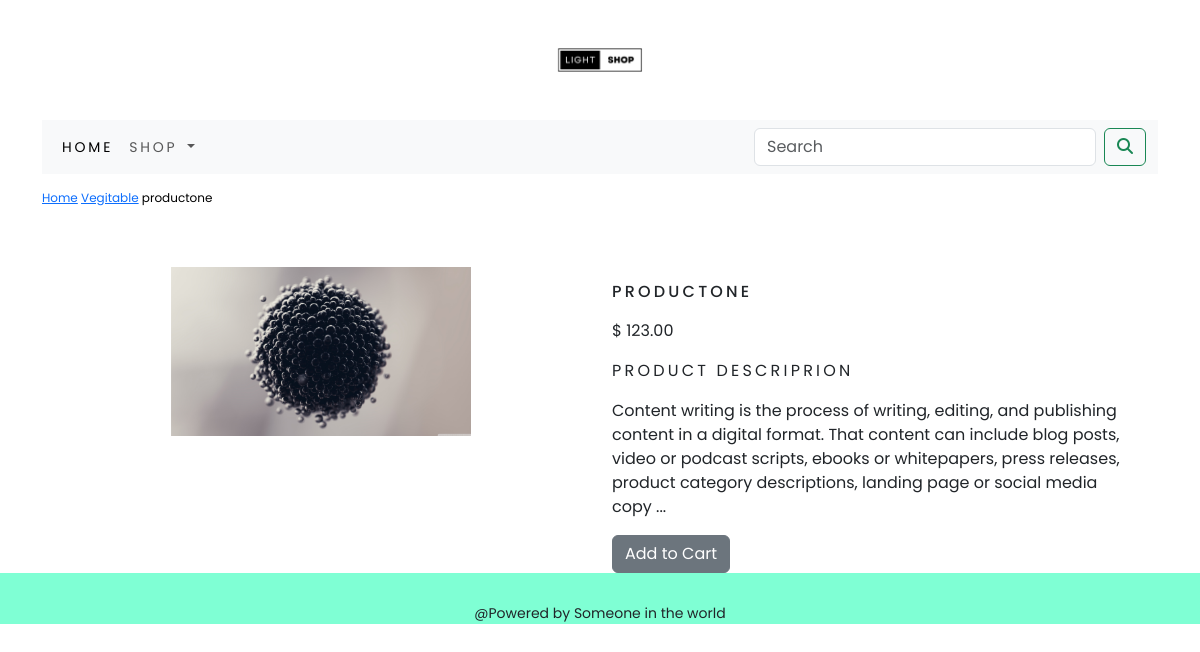
/shop/vegitable/productone/, run on the app's committed database.
### shopapp/models.py (models this page shows, shortened)
class Product(models.Model):
    name = models.CharField(max_length=250,unique=True)
    slug = models.SlugField(max_length=250,unique=True)
    desc = models.TextField(blank=True)
    price = models.DecimalField(max_digits=10,decimal_places=2)
    category = models.ForeignKey(Category,on_delete=models.CASCADE)
    image = models.ImageField(upload_to='product',blank=True)
    stock = models.IntegerField()
    available = models.BooleanField(default=True)
    created = models.DateTimeField(auto_now_add=True)
    updated = models.DateTimeField(auto_now=True)
    class meta:
        ordering = ('name',)
        verbose_name = 'product'
        verbose_name_plural = 'products'

class Category(models.Model):
    name = models.TextField(max_length=250,unique=True)
    slug = models.SlugField(max_length=250,unique=True)
    desc = models.TextField(blank=True)
    image = models.ImageField(upload_to='category',blank=True)
    class meta:
        ordering = ('name',)
        verbose_name = 'category'
        verbose_name_plural = 'categories'
    def get_url(self):
        return reverse('shopapp:product_category',args=[self.slug])
    def __str__(self):
        return '{}'.format(self.name)

### shopapp/views.py (the view)
# urls.py: path('<slug:c_slug>/<slug:product_slug>/',views.ProDetail,name='proCatdetails'),
def ProDetail(request,c_slug,product_slug):
    try:
        product = Product.objects.get(category__slug = c_slug,slug =product_slug)
    except Exception as e:
        raise e
    return render(request,'product.html',{'product': product})

### cartapp/context_processors.py (called while the page is built)
def counter(request):
    item_count=0
    if 'admin' in request.path:
        return {}
    else:
        try:
            cart = Cart.objects.filter(cart_id=_cart_id(request))
            cart_items = CartItem.objects.all().filter(cart=cart[:1])
            for cart_item in cart_items:
                item_count += cart_item.quantity
        except Cart.DoesNotExist:
            item_count = 0
    return dict(item_count=item_count)

### cartapp/views.py (called while the page is built)
def _cart_id(request):
   cart = request.session.session_key
   if not cart:
      cart = request.session.create()
   return cart

### shopapp/context_processors.py (called while the page is built)
def menu_links(request):
    links = Category.objects.all()
    return dict(links = links)

### templates/product.html (shortened to what this page needs)
{% extends 'base.html' %} {% load static %}  {% block content %}
<div class="row my_prod_row_class">
  <div class="mx-auto">
    <p>
      <a href="{% url 'shopapp:allProducts' %}">Home</a>
      <a href="{{product.category.get_url}}">{{product.category}}</a>
      {{ product.name}}
    </p>
  </div>
</div>
<div class="container">
  <br />
  <div class="row">
    <div class="col-12 col-sm-12 col-md-12 col-lg-6 text-center">
      <div style="min-width: 18rem">
        <img src="{{ product.image.url }}" alt="{{product.name}}" width="300" />
      </div>
    </div>
    <div class="col-12 col-sm-12 col-md-12 col-lg-6">
      <div>
        <h1 class="my_prod_title">{{ product.name}}</h1>
        <p>$ {{ product.price }}</p>
        <p class="my_title">Product Descriprion</p>
        <p class="text-justify my_prod_text">{{ product.desc }}</p>
        {% if product.stock <= 0 %}
        <p class="text-justify my_prod_text"><b>Out of Stock</b></p>
        {% else %}
        <a class="btn btn-secondary" href="{% url 'cartapp:add_cart' product.id %}">Add to Cart</a>
        {% endif %}
      </div>
    </div>
  </div>
</div>
{% endblock %}

### static/css/custom.css (style rules this page uses)
body { font-family: "Poppins", sans-serif; overflow-x: hidden; }
.my_title { font-size: 16px; text-transform: uppercase; letter-spacing: 0.2em; }
.my_prod_row_class { padding-top: 15px; padding-bottom: 20px; }
.my_prod_row_class .mx-auto { color: #000; font-size: 12px; text-decoration: none; }
.my_prod_title { font-size: 16px; text-transform: uppercase; letter-spacing: 0.2em; padding-top: 15px; padding-bottom: 10px; }
.my_prod_text { padding-right: 20px; }

### data on the page
Product: category "Vegitable", name "productone", image (picture), name "PRODUCTONE", price "123.00", desc "Content writing is the process of writing, editing, and publishing content in a digital format. That content can include blog posts, video or podcast scripts, ebooks or whitepapers, press releases, product category descriptions, landing page or social media copy ..."
